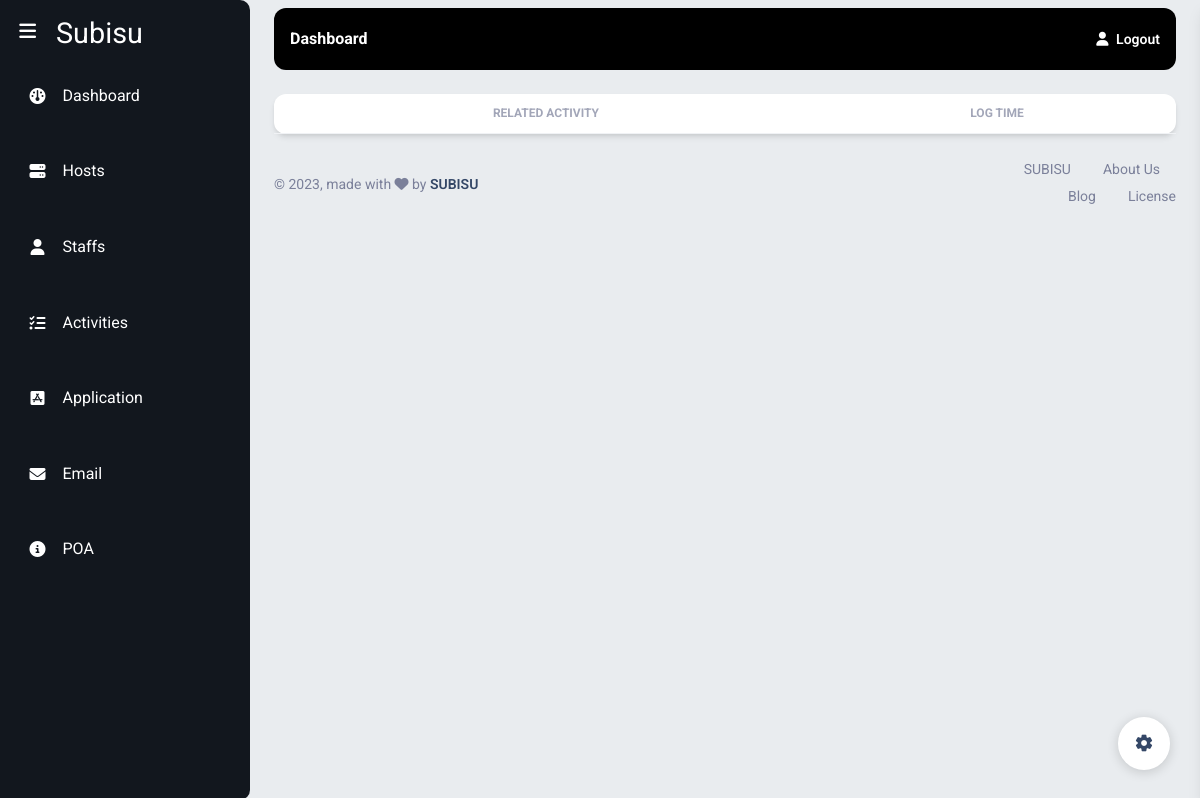
The page /email/ (signed in) on the database as committed earlier.
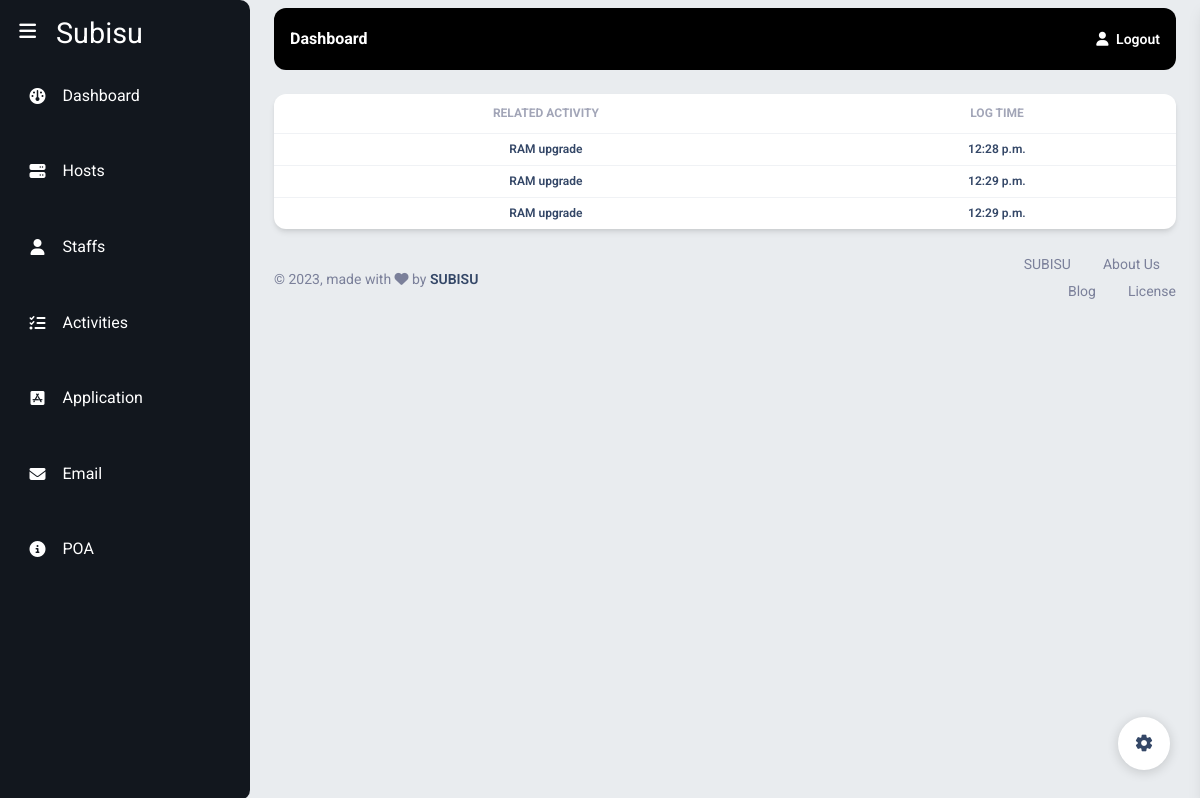
The same page on the database as committed later.
### subisu/models.py (models this page shows, shortened)
class EmailNotification(models.Model):
    activityId = models.ForeignKey(Activities, on_delete=models.CASCADE, verbose_name="Select Activity")
    emailBody = models.TextField(null=True, blank=True)
    logTime = models.TimeField(auto_now_add=True)

class Activities(models.Model):
    title = models.CharField(max_length=200, verbose_name="Activity Title")
    location = models.CharField(max_length=200, null=True, blank=True)
    reason = models.TextField(verbose_name="Reasons", blank=True)
    benefits = models.TextField(verbose_name="Benefits for Layer", blank=True)
    impact = models.TextField(verbose_name="Impact", blank=True)
    contact = models.ForeignKey(Units, on_delete=models.CASCADE,  null=True, help_text="Select units you want to send mail to")
    startTime = models.DateTimeField(null=True, blank=True, verbose_name="Activity Start Time")
    endTime = models.DateTimeField(null=True, blank=True,verbose_name="Activity End Time")
    activities = models.TextField(max_length=500, verbose_name="Activities")
    created = models.DateTimeField(auto_now_add=True, verbose_name="Activity Created At")
    otherEmails = models.TextField(blank=True, null=True, help_text="Add other emails separated by spaces", validators=[validate_email_list])
    Comment= models.CharField(max_length=200, null=True)
    status= models.CharField(max_length=20,choices=ACTIVITY_STATUS, default= 'Open')
    sendEmail = models.BooleanField(verbose_name = "Send Email",default=False, help_text="Send Email Notification to Department")
    ETA = models.CharField(max_length=200, null=True, blank=True, editable=False)

### subisu/views.py (the view)
# urls.py: path('email/', view_emails, name='emails'),
@login_required()
def view_emails(request):
    emails = EmailNotification.objects.all()
    context = {
        'emails' : emails
    }
    return render(request, 'subisu/emails.html', context)

### templates/subisu/emails.html (shortened to what this page needs)
{%extends 'subisu/base.html' %}
{%block start%}
<div class = "px-4">
<div class="card mt-4">
  <div class="table-responsive">
    <table class="table align-items-center mb-0">
      <thead>
        <tr>
            <th class="text-center text-uppercase text-secondary text-xs font-weight-bolder opacity-7">Related Activity</th>
            <th class="text-center text-uppercase text-secondary text-xs font-weight-bolder opacity-7">Log Time</th>
        </tr>
      </thead>
      <tbody>
        {% for email in emails %}
            <tr>
              <td class="align-middle text-center"><h6 class="mb-0 text-xs">{{email.activityId.title}}</h6></td>
              <td class="align-middle text-center"><h6 class="mb-0 text-xs">{{ email.logTime}}</h6></td>
            </tr>
        {% endfor %}
      </tbody>
    </table>
  </div>
</div>
</div>
{%endblock%}

### templates/subisu/base.html (shortened to what this page needs)
{% load static %}
<!DOCTYPE html>
<html lang="en">
<head>
  <link href="{% static 'assets/css/nucleo-icons.css' %}" rel="stylesheet" />
  <link href="{% static 'assets/css/nucleo-svg.css' %}" rel="stylesheet" />
  <link id="pagestyle" href="{% static 'assets/css/material-dashboard.min.css' %}?v=2.1.2" rel="stylesheet" />
  <link href="{% static 'fontawesomefree/css/fontawesome.css' %}" rel="stylesheet" type="text/css">
    <link href="{% static 'fontawesomefree/css/brands.css' %}" rel="stylesheet" type="text/css">
    <link href="{% static 'fontawesomefree/css/solid.css' %}" rel="stylesheet" type="text/css">
</head>
<body class="g-sidenav-show" style="background-color:#e9ecef">
  {% include 'subisu/sidenav.html' %}
  {% include 'subisu/mainnav.html' %}
  {% block start %}
  {% endblock %}
  {% include 'subisu/footer.html' %}
</body>
</html>

### templates/subisu/sidenav.html (shortened to what this page needs)
<div class="sidenav">
  <div class="top">
      <div class="logo">
          <span>Subisu</span>
      </div>
      <i class="fa-solid fa-bars" id="btn"></i>
  </div>
  <ul>
      <li>
          <a href="{%url 'dashboard'%}">
              <i class="fa-solid fa-gauge"></i>
              <span class="nav-item">Dashboard</span>
          </a>
      </li>
      <li>
          <a href="{%url 'hosts'%}">
              <i class="fa-solid fa-server"></i>
              <span class="nav-item">Hosts</span>
          </a>
      </li>
      <li>
          <a href="{%url 'staffs'%}">
              <i class="fa-solid fa-user"></i>
              <span class="nav-item">Staffs</span>
          </a>
      </li>
      <li>
          <a href="{%url 'activities'%}">
              <i class="fa-solid fa-list-check"></i>
              <span class="nav-item">Activities</span>
          </a>
      </li>
      <li>
          <a href="{%url 'applications'%}">
              <i class="fa-brands fa-app-store-ios"></i>
              <span class="nav-item">Application</span>
          </a>
      </li>
      <li>
          <a href="{%url 'emails'%}">
              <i class="fa-solid fa-envelope"></i>
              <span class="nav-item">Email</span>
          </a>
      </li>
      <li>
        <a href="{%url 'poa'%}">
          <i class="fa-solid fa-circle-info"></i>
            <span class="nav-item">POA</span>
        </a>
    </li>
  </ul>
</div>

### templates/subisu/mainnav.html (shortened to what this page needs)
<main class="main-content position-relative max-height-vh-100 h-100 border-radius-lg mb-5 mt-2">
    <nav class="navbar navbar-main navbar-expand-lg px-0 mx-4 shadow-none border-radius-xl " id="navbarBlur" navbar-scroll="true" style="background-color:#000000">
      <div class="container-fluid py-1 px-3">
        <nav aria-label="breadcrumb">
          <h6 class="font-weight-bolder mb-0 text-white">Dashboard</h6>
        </nav>
        <div class="collapse navbar-collapse mt-sm-0 mt-2 me-md-0 me-sm-4" id="navbar">
          <ul class="navbar-nav  justify-content-end">
            {%if not request.user.is_authenticated%}
            <li class="nav-item d-flex align-items-center">
              <a href="{%url 'login'%}" class="nav-link text-body font-weight-bold px-0">
                <i class="fa fa-user me-sm-1"></i>
                <span class="d-sm-inline d-none">Sign In</span>
              </a>
            </li>
            {%else%}
            <li class="nav-item d-flex align-items-center ">
              <a href="{%url 'logout'%}" class="nav-link text-body font-weight-bold px-0">
                <i class="fa fa-user me-sm-1 text-white"></i>
                <span class="d-sm-inline d-none text-white">Logout</span>
              </a>
            </li>
            {%endif%}
              </ul>
        </div>
      </div>
  </nav>

### templates/subisu/footer.html (shortened to what this page needs)
<footer class="footer py-4">
    <div class="container-fluid">
      <div class="row align-items-center justify-content-lg-between">
        <div class="col-lg-4 mb-lg-0 mb-4">
          <div class="copyright text-center text-sm text-muted text-lg-start">
            © ,
            made with <i class="fa fa-heart"></i> by
            <a href="https://www.creative-tim.com" class="font-weight-bold" target="_blank">SUBISU</a>
          </div>
        </div>
        <div class="col-lg-3">
          <ul class="nav nav-footer justify-content-center justify-content-lg-end">
            <li class="nav-item">
              <a href="https://www.creative-tim.com" class="nav-link text-muted" target="_blank">SUBISU</a>
            </li>
            <li class="nav-item">
              <a href="https://www.creative-tim.com/presentation" class="nav-link text-muted" target="_blank">About Us</a>
            </li>
            <li class="nav-item">
              <a href="https://www.creative-tim.com/blog" class="nav-link text-muted" target="_blank">Blog</a>
            </li>
            <li class="nav-item">
              <a href="https://www.creative-tim.com/license" class="nav-link pe-0 text-muted" target="_blank">License</a>
            </li>
          </ul>
        </div>
      </div>
    </div>
  </footer>
</main>
<div class="fixed-plugin">
<a class="fixed-plugin-button text-dark position-fixed px-3 py-2">
  <i class="material-icons py-2">settings</i>
</a>
</div>

### templates/subisu/base.html (style rules this page uses)
.sidenav { position: fixed; top: 0; left: 0; height: 100vh; width: 250px; background-color: #12171e; transition: all 0.5s ease; border-radius: 0 10px 10px 0; }
.main-content { transition: all 0.5s ease; margin-left: 250px; }

### templates/subisu/sidenav.html (style rules this page uses)
.sidenav #btn { position: absolute; color: #fff; top: 0.4rem; left: 1.2rem; text-align: right; font-size: 1.2rem; line-height: 50px; cursor: pointer; }
.sidenav .top .logo { margin-top:0.5rem; color:#fff; display: flex; height: 50px; width: 100%; align-items:center; pointer-events: none; opacity: 1; }
.top { font-size:1.8rem; margin-left:3.5rem; }
.sidenav ul { display:flex; flex-direction:column; align-items:center; padding:0; }
.sidenav ul li { margin-top:1rem; position: relative; list-style-type: none; height: 50px; width: 90%; margin:0.8rem auto; line-height:50px; }
.sidenav ul li a { color:#fff; display:flex; align-items: center; text-decoration:none; border-radius: 0.8rem; }
.sidenav ul li a i { min-width:50px; text-align:center; height:50px; line-height: 50px; }
.sidenav .nav-item { opacity: 1; }

Rows that differ between the two databases and show on the page:
added EmailNotification: activityId "RAM upgrade", logTime "12:28 p.m."
added EmailNotification: activityId "RAM upgrade", logTime "12:29 p.m."
added EmailNotification: activityId "RAM upgrade", logTime "12:29 p.m."
